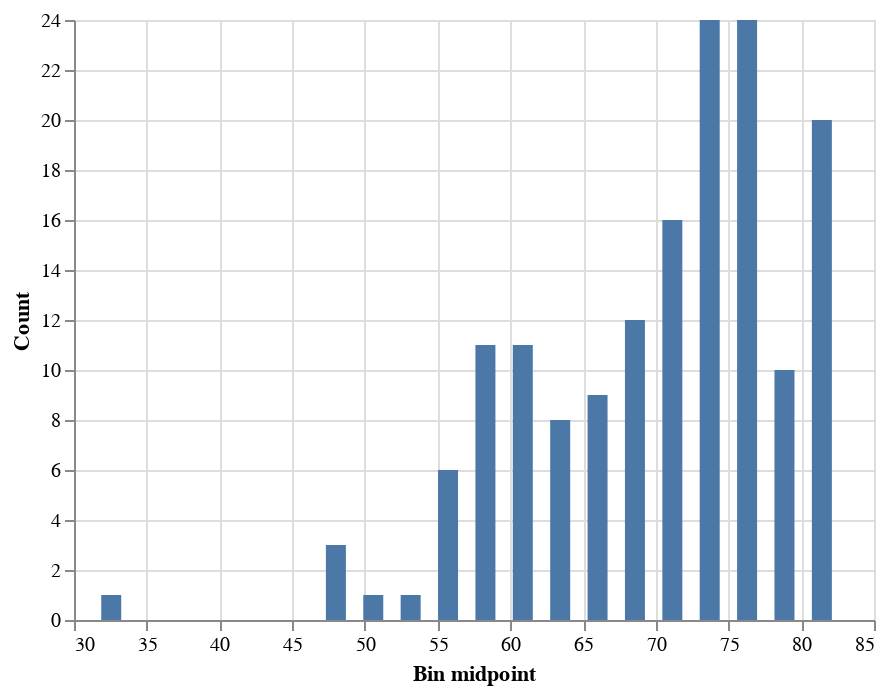

The cell this chart's notebook holds for it:
### Markdown cell above
And finally, step 3:

### Code cell
# plot histogram
alt.Chart(histdata).mark_bar(width = 10).encode(
    x = 'Bin midpoint',
    y = alt.Y('All', title = 'Count')
)

### Figure 1 — Vega-Lite specification as saved in the notebook (floating-point values rounded to 4 significant figures)
{"config": {"view": {"continuousWidth": 400, "continuousHeight": 300}}, "data": {"name": "data-53176fb8a56a92af09dd3f3b216f4215"}, "mark": {"type": "bar", "width": 10}, "encoding": {"x": {"type": "quantitative", "field": "Bin midpoint"}, "y": {"type": "quantitative", "field": "All", "title": "Count"}}, "$schema": "https://vega.github.io/schema/vega-lite/v4.8.1.json", "datasets": {"data-53176fb8a56a92af09dd3f3b216f4215": [{"All": 1, "Bin midpoint": 32.56}, {"All": 0, "Bin midpoint": 35.16}, {"All": 0, "Bin midpoint": 37.72}, {"All": 0, "Bin midpoint": 40.3}, {"All": 0, "Bin midpoint": 42.86}, {"All": 0, "Bin midpoint": 45.44}, {"All": 3, "Bin midpoint": 48.0}, {"All": 1, "Bin midpoint": 50.58}, {"All": 1, "Bin midpoint": 53.14}, {"All": 6, "Bin midpoint": 55.72}, {"All": 11, "Bin midpoint": 58.28}, {"All": 11, "Bin midpoint": 60.86}, {"All": 8, "Bin midpoint": 63.42}, {"All": 9, "Bin midpoint": 66.0}, {"All": 12, "Bin midpoint": 68.56}, {"All": 16, "Bin midpoint": 71.13}, {"All": 24, "Bin midpoint": 73.7}, {"All": 24, "Bin midpoint": 76.28}, {"All": 10, "Bin midpoint": 78.84}, {"All": 20, "Bin midpoint": 81.41}]}}
